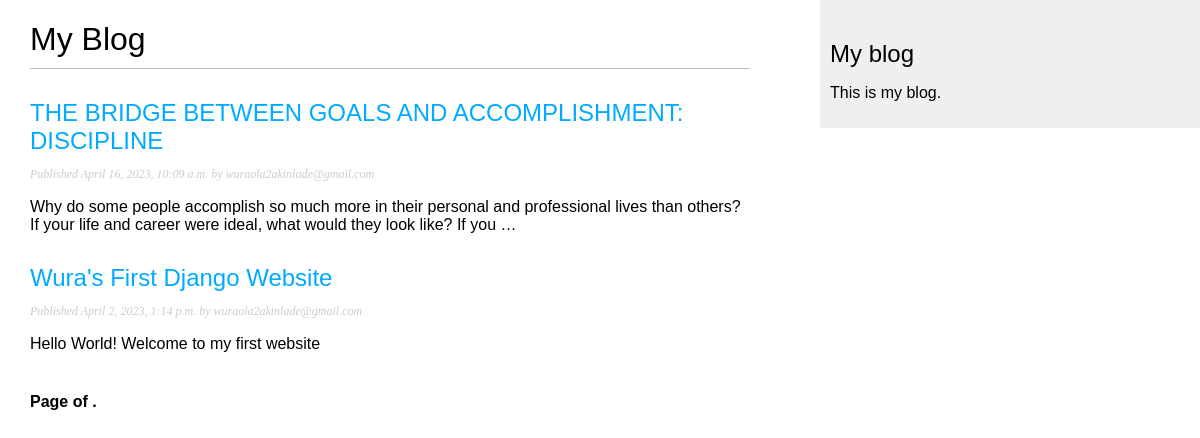
Screenshot of /blog/ with the database file from the repository.
### blog/models.py (models this page shows, shortened)
class Post (models.Model):
    STATUS_CHOICES = (
        ('draft', 'Draft'),
        ('published', 'Published'),
    )
    title = models.CharField(max_length=250)
    slug = models.SlugField(max_length=250, unique_for_date='publish')
    author = models.ForeignKey(User,
                              on_delete=models.CASCADE,
                              related_name='blog_posts')
    body = models.TextField()
    publish = models.DateTimeField(default=timezone.now)
    created = models.DateTimeField(auto_now_add=True)
    updated = models.DateTimeField(auto_now=True)
    status = models.CharField(max_length=10,
                              choices=STATUS_CHOICES,
                              default='draft')
    objects = models.Manager() #The default manager.
    published = PublishedManager() # Our custom manager.
    class Meta:
        ordering = ('-publish',)
    def get_absolute_url(self):
        return reverse('blog:post_detail',
                       args=[self.publish.year,
                             self.publish.month,
                             self.publish.day,
                             self.slug])

### blog/views.py (the view)
class PostListView(ListView):
    queryset = Post.published.all()
    context_object_name = 'posts'
    paginate_by = 3
    template_name = 'blog/post/list.html'

### blog/templates/blog/post/list.html (shortened to what this page needs)
{% extends "blog/base.html" %}
{% block content %}
  <h1>My Blog</h1>
  {% for post in posts %}
    <h2>
      <a href=" {{ post.get_absolute_url }}"> {{ post.title }}
      </a>
    </h2>
    <p class="date">
      Published {{ post.publish }} by {{ post.author }}
    </p>
    {{ post.body|truncatewords:30|linebreaks }}
  {% endfor %}
  {% include "pagination.html" with page=posts %}
{% endblock %}

### blog/static/css/blog.css (style rules this page uses)
body { margin:0; padding:0; font-family:helvetica, sans-serif; }
a { color:#00abff; text-decoration:none; }
h1 { font-weight:normal; border-bottom:1px solid #bbb; padding:0 0 10px 0; }
h2 { font-weight:normal; margin:30px 0 0; }
p.date { color:#ccc; font-family: georgia, serif; font-size: 12px; font-style: italic; }

### rows the page displays
Post: title "THE BRIDGE BETWEEN GOALS AND ACCOMPLISHMENT: DISCIPLINE", publish "April 16, 2023, 10:09 a.m.", author "wuraola2akinlade@gmail.com", body "Why do some people accomplish so much more in their personal and professional lives than others? If your life and career were ideal, what would they look like? If you …"
Post: title "Wura's First Django Website", publish "April 2, 2023, 1:14 p.m.", author "wuraola2akinlade@gmail.com", body "Hello World! Welcome to my first website"
